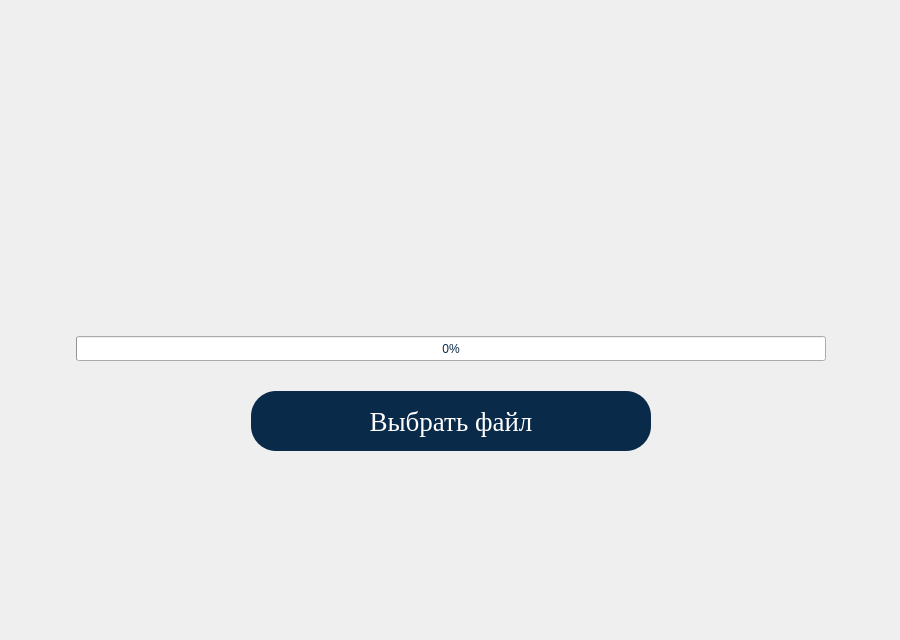
<?xml version="1.0" encoding="UTF-8"?>
<ui version="4.0">
 <class>LoadFileDialog</class>
 <widget class="QDialog" name="LoadFileDialog">
  <property name="geometry">
   <rect>
    <x>0</x>
    <y>0</y>
    <width>900</width>
    <height>640</height>
   </rect>
  </property>
  <property name="minimumSize">
   <size>
    <width>900</width>
    <height>640</height>
   </size>
  </property>
  <property name="maximumSize">
   <size>
    <width>900</width>
    <height>640</height>
   </size>
  </property>
  <property name="windowTitle">
   <string>Диалог загрузки файла</string>
  </property>
  <property name="styleSheet">
   <string notr="true"/>
  </property>
  <layout class="QHBoxLayout" name="horizontalLayout">
   <item>
    <widget class="QStackedWidget" name="stackedWidget">
     <property name="minimumSize">
      <size>
       <width>880</width>
       <height>620</height>
      </size>
     </property>
     <property name="maximumSize">
      <size>
       <width>880</width>
       <height>620</height>
      </size>
     </property>
     <property name="currentIndex">
      <number>0</number>
     </property>
     <widget class="QWidget" name="page">
      <property name="styleSheet">
       <string notr="true">color: #0A2A49;</string>
      </property>
      <layout class="QVBoxLayout" name="verticalLayout">
       <property name="spacing">
        <number>20</number>
       </property>
       <item>
        <spacer name="verticalSpacer_3">
         <property name="orientation">
          <enum>Qt::Vertical</enum>
         </property>
         <property name="sizeHint" stdset="0">
          <size>
           <width>20</width>
           <height>40</height>
          </size>
         </property>
        </spacer>
       </item>
       <item>
        <layout class="QHBoxLayout" name="horizontalLayout_4">
         <property name="leftMargin">
          <number>10</number>
         </property>
         <property name="topMargin">
          <number>10</number>
         </property>
         <property name="rightMargin">
          <number>10</number>
         </property>
         <property name="bottomMargin">
          <number>10</number>
         </property>
         <item>
          <spacer name="horizontalSpacer_3">
           <property name="orientation">
            <enum>Qt::Horizontal</enum>
           </property>
           <property name="sizeHint" stdset="0">
            <size>
             <width>40</width>
             <height>20</height>
            </size>
           </property>
          </spacer>
         </item>
         <item>
          <layout class="QVBoxLayout" name="verticalLayout_2">
           <item>
            <widget class="QLabel" name="load_cur_razdel">
             <property name="minimumSize">
              <size>
               <width>750</width>
               <height>25</height>
              </size>
             </property>
             <property name="maximumSize">
              <size>
               <width>750</width>
               <height>25</height>
              </size>
             </property>
             <property name="font">
              <font>
               <family>Times New Roman</family>
               <pointsize>14</pointsize>
               <weight>75</weight>
               <bold>true</bold>
              </font>
             </property>
             <property name="text">
              <string/>
             </property>
             <property name="textInteractionFlags">
              <set>Qt::LinksAccessibleByMouse|Qt::TextSelectableByMouse</set>
             </property>
            </widget>
           </item>
           <item>
            <widget class="QLabel" name="load_cur_vopros">
             <property name="minimumSize">
              <size>
               <width>750</width>
               <height>25</height>
              </size>
             </property>
             <property name="maximumSize">
              <size>
               <width>750</width>
               <height>25</height>
              </size>
             </property>
             <property name="font">
              <font>
               <family>Times New Roman</family>
               <pointsize>14</pointsize>
               <weight>75</weight>
               <bold>true</bold>
              </font>
             </property>
             <property name="text">
              <string/>
             </property>
             <property name="alignment">
              <set>Qt::AlignLeading|Qt::AlignLeft|Qt::AlignVCenter</set>
             </property>
            </widget>
           </item>
           <item>
            <widget class="QLabel" name="load_cur_otvet">
             <property name="minimumSize">
              <size>
               <width>750</width>
               <height>25</height>
              </size>
             </property>
             <property name="maximumSize">
              <size>
               <width>750</width>
               <height>25</height>
              </size>
             </property>
             <property name="font">
              <font>
               <family>Times New Roman</family>
               <pointsize>14</pointsize>
               <weight>75</weight>
               <bold>true</bold>
              </font>
             </property>
             <property name="text">
              <string/>
             </property>
            </widget>
           </item>
           <item>
            <widget class="QProgressBar" name="progressBar">
             <property name="minimumSize">
              <size>
               <width>750</width>
               <height>25</height>
              </size>
             </property>
             <property name="maximumSize">
              <size>
               <width>750</width>
               <height>25</height>
              </size>
             </property>
             <property name="value">
              <number>0</number>
             </property>
            </widget>
           </item>
          </layout>
         </item>
         <item>
          <spacer name="horizontalSpacer_4">
           <property name="orientation">
            <enum>Qt::Horizontal</enum>
           </property>
           <property name="sizeHint" stdset="0">
            <size>
             <width>40</width>
             <height>20</height>
            </size>
           </property>
          </spacer>
         </item>
        </layout>
       </item>
       <item>
        <layout class="QHBoxLayout" name="horizontalLayout_2">
         <item>
          <spacer name="horizontalSpacer">
           <property name="orientation">
            <enum>Qt::Horizontal</enum>
           </property>
           <property name="sizeHint" stdset="0">
            <size>
             <width>40</width>
             <height>20</height>
            </size>
           </property>
          </spacer>
         </item>
         <item>
          <widget class="QPushButton" name="chooseFileBtn">
           <property name="minimumSize">
            <size>
             <width>400</width>
             <height>60</height>
            </size>
           </property>
           <property name="maximumSize">
            <size>
             <width>400</width>
             <height>60</height>
            </size>
           </property>
           <property name="font">
            <font>
             <family>Times New Roman</family>
             <pointsize>20</pointsize>
            </font>
           </property>
           <property name="styleSheet">
            <string notr="true">QPushButton {
	background-color: #0A2A49;
	border-radius: 25px;
	color: #FFFFFF;
}

QPushButton:hover {
   background-color: #0B263B;
}

QPushButton:pressed {
  background-color: #0A2A49;
}

QPushButton:disabled {
	background-color: #1F4971;
	color: grey;
}</string>
           </property>
           <property name="text">
            <string>Выбрать файл</string>
           </property>
          </widget>
         </item>
         <item>
          <spacer name="horizontalSpacer_2">
           <property name="orientation">
            <enum>Qt::Horizontal</enum>
           </property>
           <property name="sizeHint" stdset="0">
            <size>
             <width>40</width>
             <height>20</height>
            </size>
           </property>
          </spacer>
         </item>
        </layout>
       </item>
       <item>
        <spacer name="verticalSpacer_4">
         <property name="orientation">
          <enum>Qt::Vertical</enum>
         </property>
         <property name="sizeHint" stdset="0">
          <size>
           <width>20</width>
           <height>40</height>
          </size>
         </property>
        </spacer>
       </item>
      </layout>
     </widget>
     <widget class="QWidget" name="page_2">
      <layout class="QVBoxLayout" name="verticalLayout_3">
       <property name="spacing">
        <number>50</number>
       </property>
       <item>
        <spacer name="verticalSpacer_5">
         <property name="orientation">
          <enum>Qt::Vertical</enum>
         </property>
         <property name="sizeHint" stdset="0">
          <size>
           <width>20</width>
           <height>40</height>
          </size>
         </property>
        </spacer>
       </item>
       <item>
        <layout class="QHBoxLayout" name="horizontalLayout_6">
         <item>
          <spacer name="horizontalSpacer_5">
           <property name="orientation">
            <enum>Qt::Horizontal</enum>
           </property>
           <property name="sizeHint" stdset="0">
            <size>
             <width>40</width>
             <height>20</height>
            </size>
           </property>
          </spacer>
         </item>
         <item>
          <widget class="QLabel" name="label_2">
           <property name="minimumSize">
            <size>
             <width>500</width>
             <height>40</height>
            </size>
           </property>
           <property name="maximumSize">
            <size>
             <width>500</width>
             <height>40</height>
            </size>
           </property>
           <property name="font">
            <font>
             <family>Times New Roman</family>
             <pointsize>20</pointsize>
             <weight>75</weight>
             <bold>true</bold>
            </font>
           </property>
           <property name="styleSheet">
            <string notr="true">color: #0A2A49;</string>
           </property>
           <property name="text">
            <string>Тест успешно добавлен</string>
           </property>
           <property name="alignment">
            <set>Qt::AlignCenter</set>
           </property>
          </widget>
         </item>
         <item>
          <spacer name="horizontalSpacer_6">
           <property name="orientation">
            <enum>Qt::Horizontal</enum>
           </property>
           <property name="sizeHint" stdset="0">
            <size>
             <width>40</width>
             <height>20</height>
            </size>
           </property>
          </spacer>
         </item>
        </layout>
       </item>
       <item>
        <layout class="QHBoxLayout" name="horizontalLayout_5">
         <item>
          <spacer name="horizontalSpacer_7">
           <property name="orientation">
            <enum>Qt::Horizontal</enum>
           </property>
           <property name="sizeHint" stdset="0">
            <size>
             <width>40</width>
             <height>20</height>
            </size>
           </property>
          </spacer>
         </item>
         <item>
          <widget class="QPushButton" name="closeDlgBtn">
           <property name="minimumSize">
            <size>
             <width>300</width>
             <height>60</height>
            </size>
           </property>
           <property name="font">
            <font>
             <family>Times New Roman</family>
             <pointsize>20</pointsize>
             <weight>75</weight>
             <bold>true</bold>
            </font>
           </property>
           <property name="styleSheet">
            <string notr="true">QPushButton {
	background-color: #0A2A49;
	border-radius: 25px;
	color: #FFFFFF;
}

QPushButton:hover {
     background-color: #0E3459;
 }

QPushButton:pressed {
     background-color: #0A2A49;
 }

QPushButton:disabled {
 	background-color: #1F4971;
	color: grey;
 }</string>
           </property>
           <property name="text">
            <string>Закрыть</string>
           </property>
          </widget>
         </item>
         <item>
          <spacer name="horizontalSpacer_8">
           <property name="orientation">
            <enum>Qt::Horizontal</enum>
           </property>
           <property name="sizeHint" stdset="0">
            <size>
             <width>40</width>
             <height>20</height>
            </size>
           </property>
          </spacer>
         </item>
        </layout>
       </item>
       <item>
        <spacer name="verticalSpacer_2">
         <property name="orientation">
          <enum>Qt::Vertical</enum>
         </property>
         <property name="sizeHint" stdset="0">
          <size>
           <width>20</width>
           <height>40</height>
          </size>
         </property>
        </spacer>
       </item>
      </layout>
     </widget>
    </widget>
   </item>
  </layout>
 </widget>
 <resources/>
 <connections/>
</ui>
